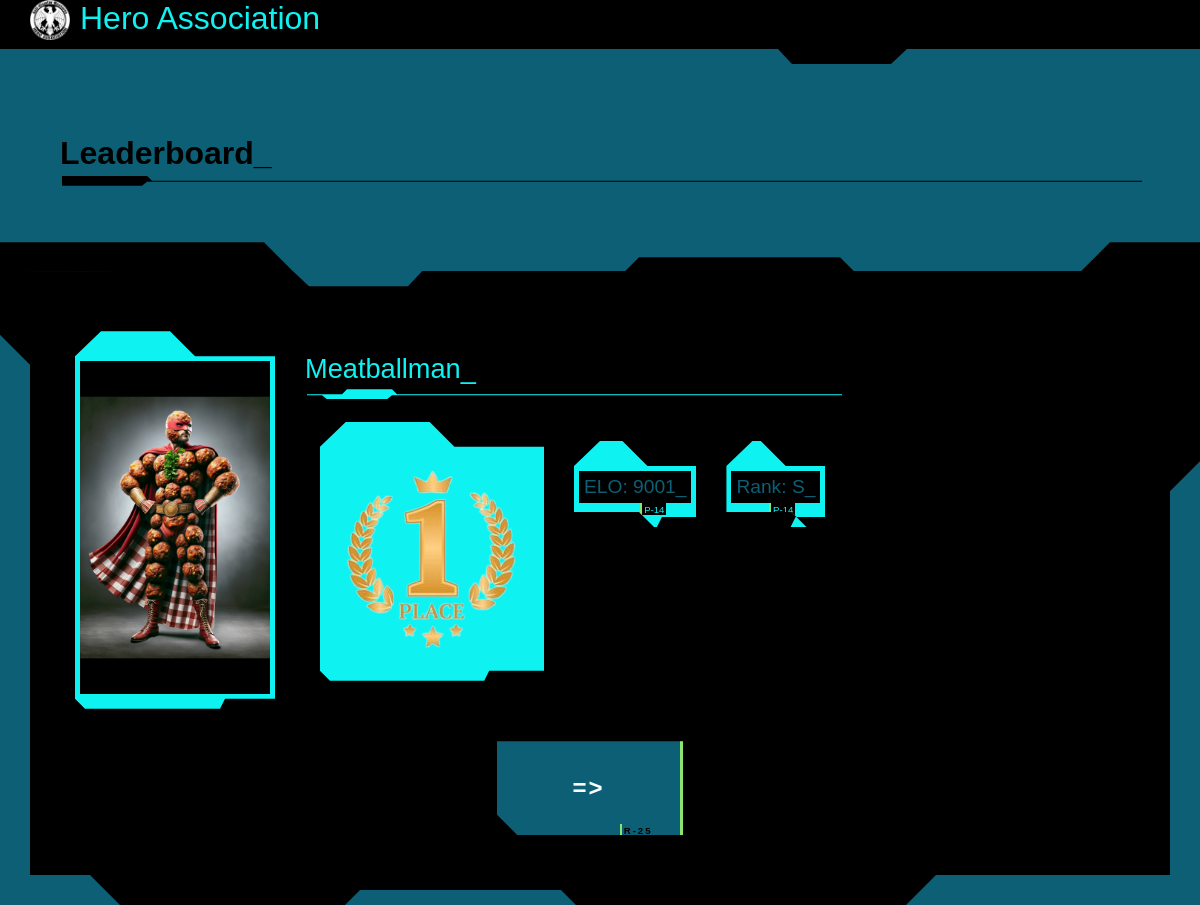
The page /leaderboard.php on the database its author committed.
### tables this page shows
CREATE TABLE Profiles (
    `HeroID` INT AUTO_INCREMENT NOT NULL PRIMARY KEY,
    `FirstName` VARCHAR(50),
    `LastName` VARCHAR(50),
    `Alias` VARCHAR(50),
    `Picture` VARCHAR(255),
    `BirthDate` DATE,
    `StartDate` DATE NOT NULL,
    `PrimaryEmail` VARCHAR(50),
    `PhoneNumber` VARCHAR(30),
    `EmergencyContact` VARCHAR(50),
    `ELO` INT DEFAULT 1200,
    `Rank` ENUM('S', 'A', 'B', 'C') NOT NULL DEFAULT 'C'
);

### leaderboard.php (the view, shortened to what this page needs)
<?php
require_once('connector.php');
try {
    $query_board = "SELECT `HeroId`, `FirstName`, `Alias`, `Picture`, `ELO`, `Rank` FROM `Profiles` ORDER BY `ELO` DESC";
    $stmt_board = $pdo->query($query_board);
    $result_board = $stmt_board->fetchAll();
} catch (PDOException $e) {
    echo "Connection failed: " . $e->getMessage();
}
?>
<!DOCTYPE html>
<html lang="en">
<head>
    <link rel="stylesheet" href="styling/leaderboard.css">
    <link rel="stylesheet" href="styling/font.css">
</head>
<body>
    <header style="background-color: #000; height: 50px;">
        <span onclick="openNav()" style="display: flex; margin-left: 30px;">
            <img src="images/favicon.png" alt="logo" width="40">
            <a style="color: #0ff2f2; font-size: 2rem; margin-left: 10px;">Hero Association</a>
        </span>
    </header>
    <section class="cyberpunk">
        <h1 class="cyberpunk glitched">Leaderboard</h1>
    </section>
    <section class="cyberpunk black both">
        <div class="carousel">
            <?php
            foreach ($result_board as $i => $player) {
                $placeImage = '';
                if ($i === 0) {
                    $placeImage = 'images/place-1.png';
                } elseif ($i === 1) {
                    $placeImage = 'images/place-2.png';
                } elseif ($i === 2) {
                    $placeImage = 'images/place-3.png';
                }
                ?>
                <div class="player-card<?php echo $i === 0 ? ' active' : ''; ?>" id="player_<?php echo $i; ?>">
                    <div class="row">
                        <div class="column">
                            <div class="player-image-container">
                                <img src="<?php echo $player['Picture'] ? $player['Picture'] : 'default.jpg'; ?>" alt="<?php echo $player['FirstName']; ?>" class="player-image">
                            </div>
                        </div>
                        <div class="column">
                            <h2><?php echo $player['Alias']; ?></h2>
                            <div class="player-details">
                                <div class="row">
                                    <div class="column">
                                        <?php if ($i < 3) : ?>
                                            <img src="<?php echo $placeImage; ?>" alt="<?php echo $player['Alias'] . ' - ' . ($i + 1) . 'e plaats'; ?>" class="place-image">
                                        <?php endif; ?>
                                    </div>
                                    <div class="column">
                                        <p>ELO: <?php echo $player['ELO']; ?></p>
                                    </div>
                                    <div class="column">
                                        <p>Rank: <?php echo $player['Rank']; ?></p>
                                    </div>
                                </div>
                            </div>
                        </div>
                    </div>
                </div>
                <?php
            }
            ?>
            <div class="navigation-buttons">
                <?php if (count($result_board) > 1) : ?>
                    <button class="cyberpunk blue<?php echo $i === count($result_board) - 1 ? ' hidden' : ''; ?>" onclick="showNext()">
                        =&gt;
                    </button>
                <?php endif; ?>
            </div>
        </div>
    </section>
</body>
</html>

### rows shown on the page
profiles: Picture (picture), Alias "Meatballman", ELO "9001", Rank "S"
